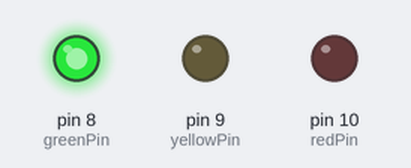
The sketch below on a simulated Arduino Uno, built with avr-gcc and run on an emulated ATmega328P. On the bench: output pins drawn as LEDs (lit = HIGH).

Above: at 2.5 s.
At 6.0 s:
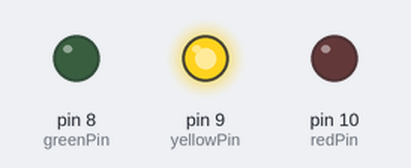
At 9.5 s:
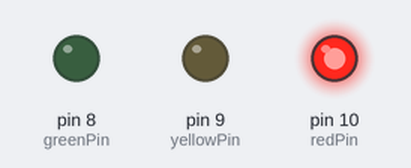
Timing chart, 0 to 15.6 s (numbered marks = the images above):
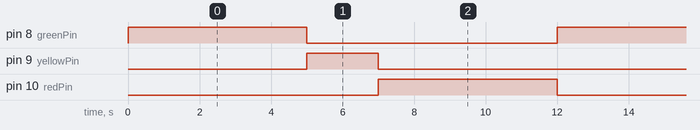

The sketch:

Project_4_Traffic_Light_Controller.ino
```cpp
// Project 4: Traffic Light Controller
// This project simulates a simple traffic light sequence.

int redPin = 10;
int yellowPin = 9;
int greenPin = 8;

void setup() {
  pinMode(redPin, OUTPUT);
  pinMode(yellowPin, OUTPUT);
  pinMode(greenPin, OUTPUT);
}

void loop() {
  // Green light on
  digitalWrite(greenPin, HIGH);
  digitalWrite(yellowPin, LOW);
  digitalWrite(redPin, LOW);
  delay(5000); // Green light for 5 seconds

  // Yellow light on
  digitalWrite(greenPin, LOW);
  digitalWrite(yellowPin, HIGH);
  digitalWrite(redPin, LOW);
  delay(2000); // Yellow light for 2 seconds

  // Red light on
  digitalWrite(greenPin, LOW);
  digitalWrite(yellowPin, LOW);
  digitalWrite(redPin, HIGH);
  delay(5000); // Red light for 5 seconds
}
```

Measured:
- by itself, pin 8 (greenPin), pin 10 (redPin): alternates HIGH for 5.0 s and LOW for 7.0 s
- by itself, pin 9 (yellowPin): alternates HIGH for 2.0 s and LOW for 10.0 s
- by itself, everything shown: repeats every 12.0 s, in 3 steps
